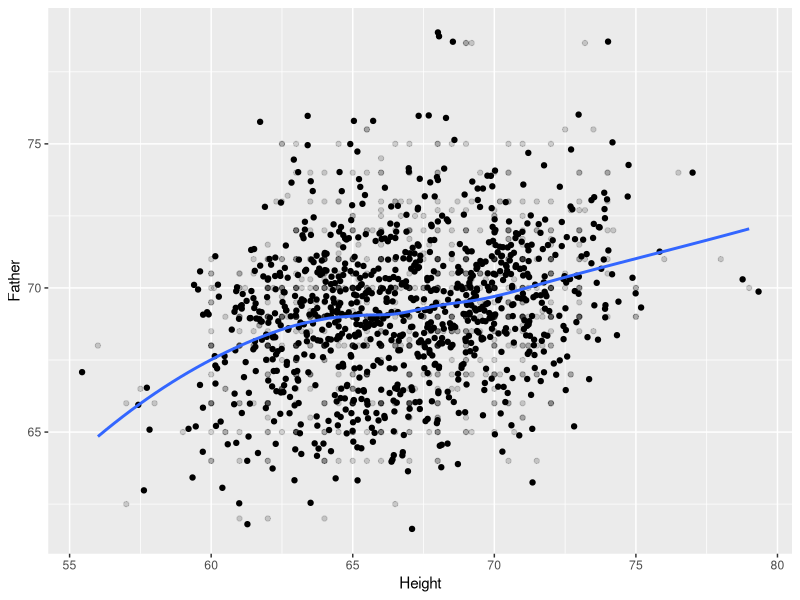
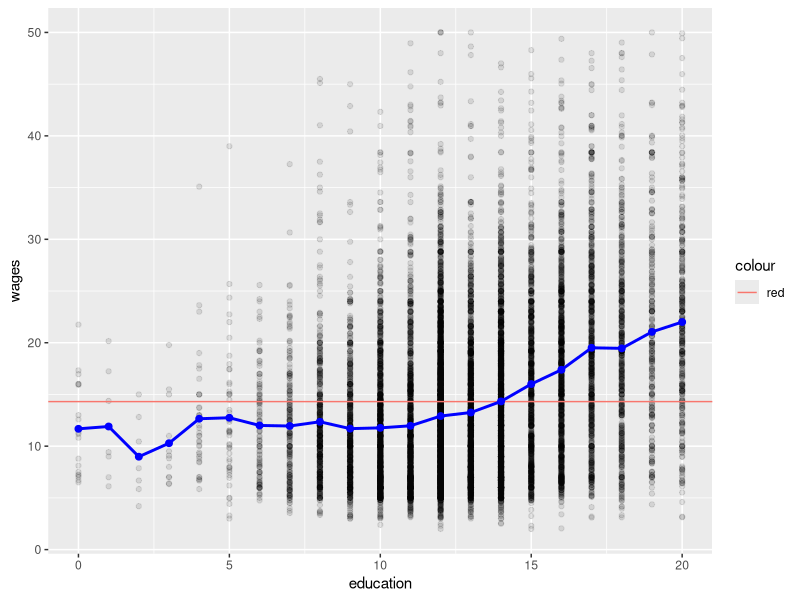
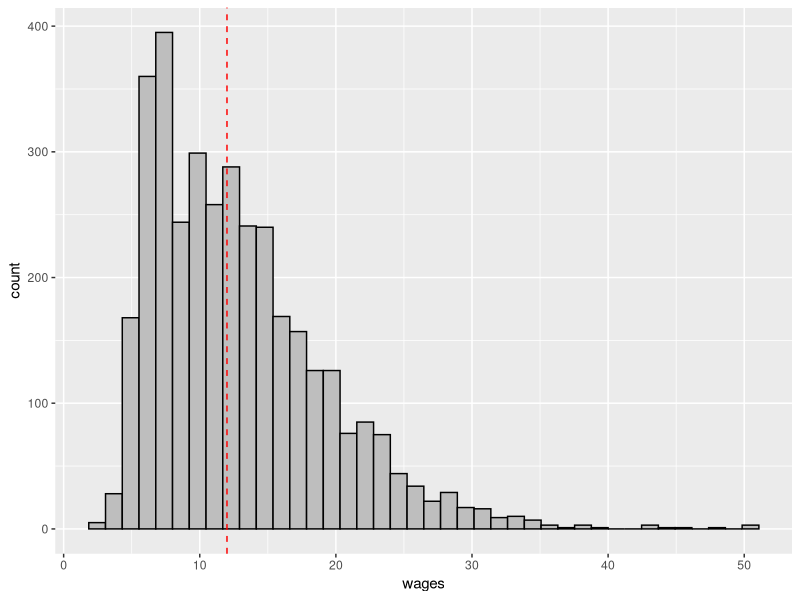

Reproduce these figures in R, in order.
## ---- chunk 1
knitr::opts_chunk$set(echo=FALSE)
library(tidyverse)
## ---- chunk 2
d <- read.delim("data/galton.txt")
## ---- chunk 3
ggplot(d, aes(Height, Father)) + geom_point(alpha = 1/6) + 
  geom_jitter(width = 1, height = 1) +
      geom_smooth(method = 'loess', se = FALSE)
## ---- chunk 4
with(d, round(cor(Father, Height),2))
## ---- chunk 5
slid <- read.table("data/slid.txt", header = TRUE)
slid$education <- round(slid$education, 0)
mns <- slid %>% 
  group_by(factor(education)) %>%
  summarise(means = mean(education))
## ---- chunk 6
ed <- unique(slid$education)
ggplot(slid, aes(education, wages)) + 
  geom_point(alpha = 1/10) +
  geom_hline(aes(yintercept = mean(wages), color = "red")) +
  stat_summary(fun.y = mean, colour = "blue", 
               geom = "line", size = 1) +
  stat_summary(fun.y = mean, colour = "blue",
               geom = "point", size = 2)
## ---- chunk 7
slid %>% 
  filter(education == 12) %>% 
  ggplot(aes(wages, color = I("black"),  fill = I("grey"))) + geom_histogram(bins = 40) + 
  geom_vline(aes(xintercept = mean(education, na.rm = T)), 
             color = "red", linetype = "dashed")
